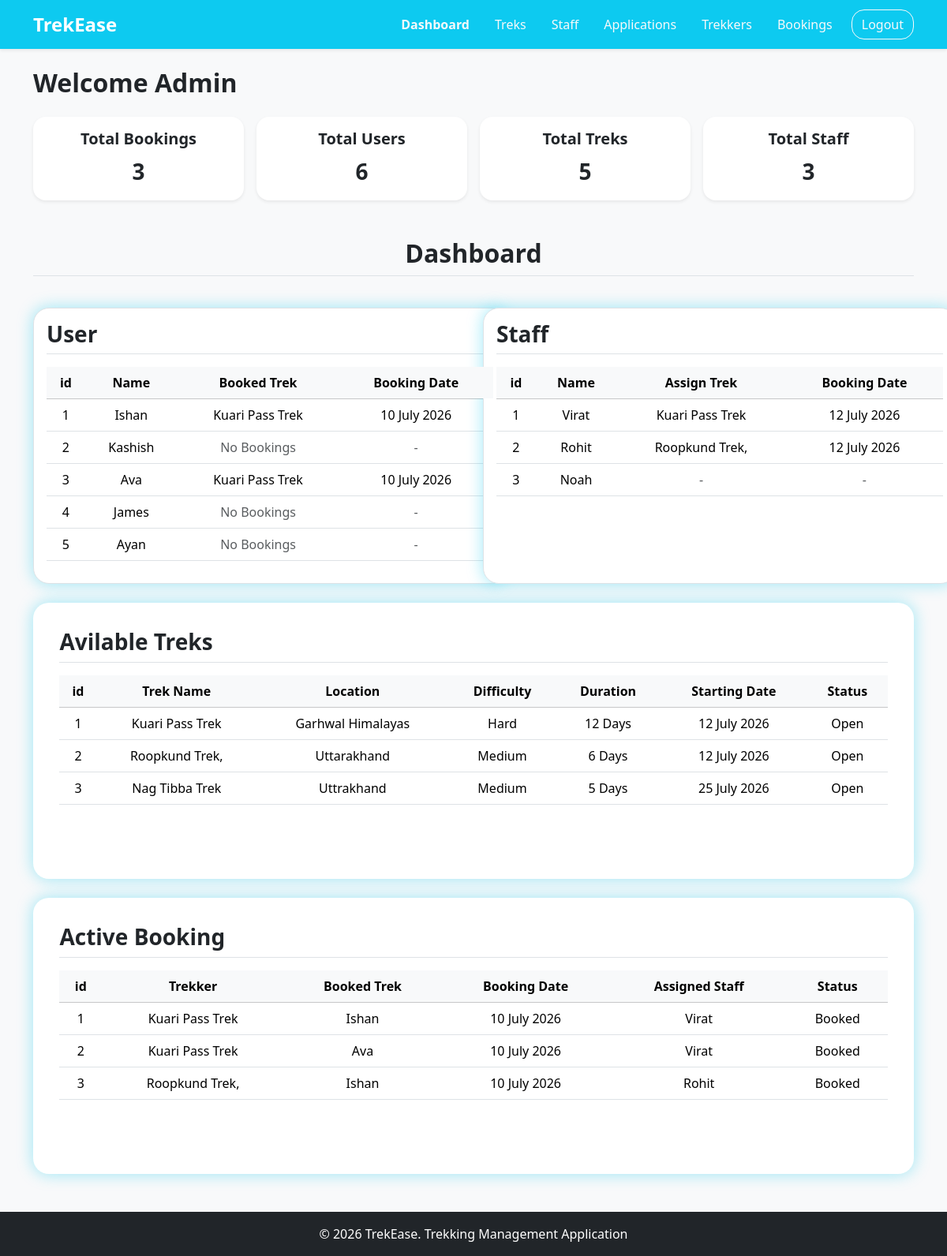
Before: /admin_dashboard with the older database file.
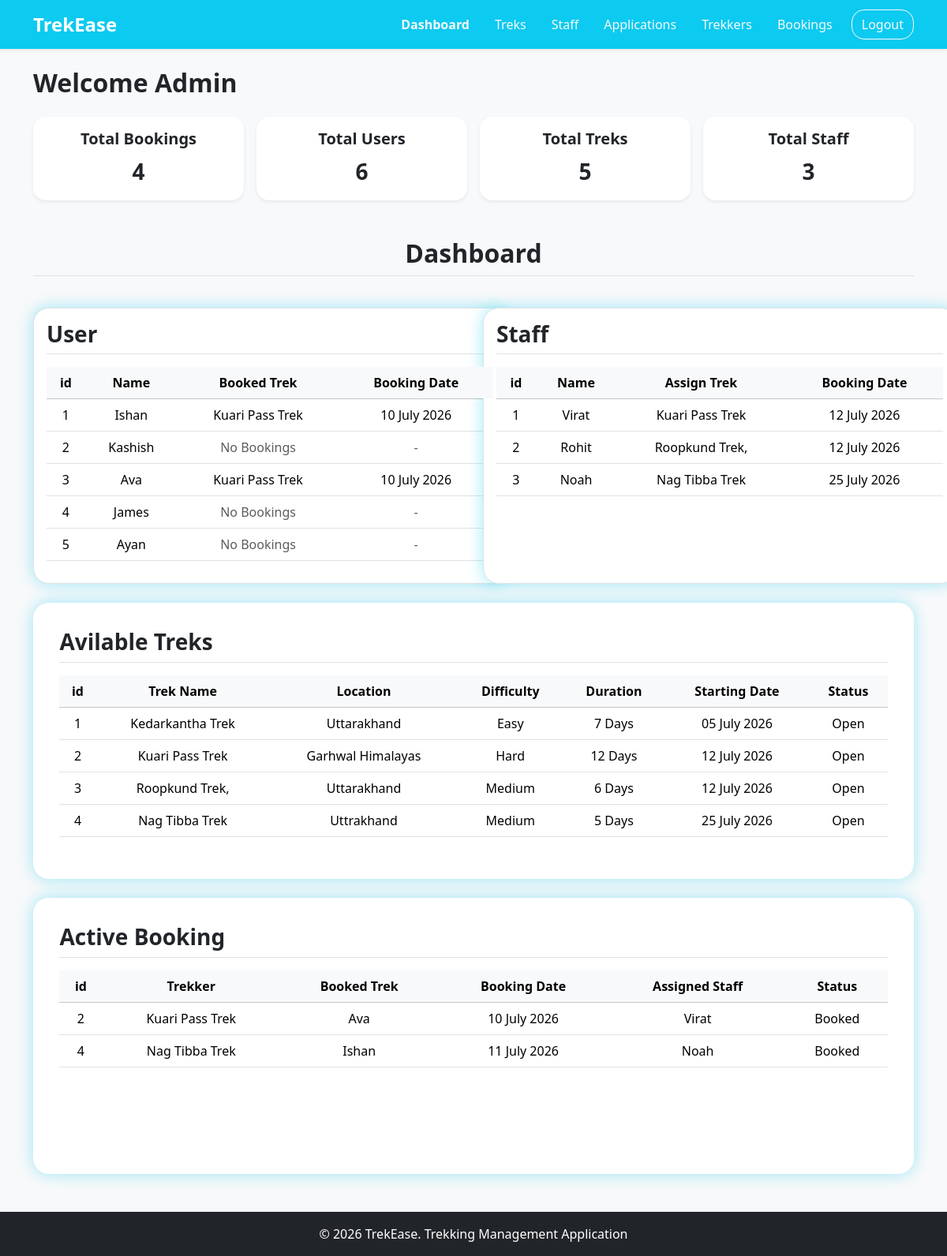
After: the same page with the newer database file.
### application/models.py (models this page shows)
class User(db.Model):
    __tablename__ = "user"
    id = db.Column(db.Integer(), primary_key=True)
    username = db.Column(db.String(30), unique=True, nullable=False)
    name = db.Column(db.String(30), nullable=False)
    email = db.Column(db.String(80), unique=True, nullable=False)
    password = db.Column(db.String, nullable=False)
    phone_no = db.Column(db.String(10), unique=True)
    status = db.Column(db.String, default="Active")
    role = db.Column(db.String, default="user", nullable=True)
    created_at = db.Column(db.Date, default=date.today)
    bookings = db.relationship("Booking", backref="user")
    assigned_trek = db.relationship("Trek", backref="staff")

class Trek(db.Model):
    __tablename__ = "trek"
    id = db.Column(db.Integer(), primary_key=True)
    trek_name = db.Column(db.String(30), unique=True, nullable=False)
    location = db.Column(db.String(), nullable=False)
    difficulty = db.Column(db.String(), nullable=False)
    duration = db.Column(db.Integer(), nullable=False)
    available_slots = db.Column(db.Integer(), nullable=False)
    staff_id = db.Column(db.Integer(), db.ForeignKey("user.id"))
    status = db.Column(db.String(), default="Open", nullable=False)
    start_date = db.Column(db.Date, nullable=False)
    end_date = db.Column(db.Date, nullable=False)
    description = db.Column(db.Text)
    image = db.Column(db.String(), nullable=False)
    created_at = db.Column(db.Date, default=date.today, nullable=False)
    bookings = db.relationship("Booking", backref="trek")

class Booking(db.Model):
    __tablename__ = "booking"
    id = db.Column(db.Integer, primary_key=True)
    trek_id = db.Column(db.Integer, db.ForeignKey("trek.id"))
    user_id = db.Column(db.Integer, db.ForeignKey("user.id"))
    status = db.Column(db.String(), default="Booked")
    booking_date = db.Column(db.Date, default=date.today)

### application/controllers.py (the view)
@app.route("/admin_dashboard")
def admin_dashboard():
    admin = User.query.get(1)
    trek_count = Trek.query.count()
    user_count = User.query.filter_by(role='user').count()
    staff_count = User.query.filter(User.role=='staff', User.status=='Active').count()
    booking_count = Booking.query.count()
    active_staff = User.query.filter(User.role=='staff', User.status=='Active')
    trekkers = User.query.filter_by(role='user')
    active_bookings = Booking.query.filter_by(status="Booked").all()
    treks = Trek.query.filter_by(status="Open")
    return render_template("/admin/admin_dashboard.html", user=admin, trek_count=trek_count, user_count=user_count,
                            staff_count=staff_count, booking_count=booking_count, active_staff=active_staff,
                            trekkers=trekkers, treks=treks, active_bookings=active_bookings)

### templates/admin/admin_dashboard.html (shortened to what the changed rows need)
<!DOCTYPE html>
<html lang="en">
<head>
    <link href="https://cdn.jsdelivr.net/npm/bootstrap@5.3.2/dist/css/bootstrap.min.css" rel="stylesheet">
    <link rel="stylesheet" href="/static/style.css">
</head>
<body class="d-flex flex-column min-vh-100 bg-light">
    <div class="container flex-grow-1 my-4">
        <div class="mb-4">
            <h2 class="fw-bold text-dark">Welcome {{user.name}}</h2>
        </div>
        <div class="text-center row g-3 mb-5">
            <div class="col-md-3 col-sm-6">
                <div class="card h-100 rounded-4 shadow-sm border-0">
                    <div class="card-body">
                        <h5 class="card-title fw-bold ">Total Bookings</h5>
                        <p class="card-text text-dark fs-3 fw-semibold mb-0">{{booking_count}}</p>
                    </div>
                </div>
            </div>
        </div>
        <h2 class="text-center fw-semibold mb-3 border-bottom pb-2">Dashboard</h2>
        <br>
        <div class="row g-4 mb-4">
            <div class="col-lg-6">
                <div class="admin-tables bg-white border p-3">
                    <div class="table-responsive no-scrollbar" style="max-height: 250px; overflow-y: auto;">
                        <table class="table table-hover align-middle text-nowrap mb-0">
                            <thead class="table-light text-center sticky-top">
                                <tr>
                                    <th scope="col">id</th>
                                    <th scope="col">Name</th>
                                    <th scope="col">Booked Trek</th>
                                    <th scope="col">Booking Date</th>
                                </tr>
                            </thead>
                            <tbody class="text-center">
                                {% for user in trekkers %}
                                <tr>
                                    <td>{{loop.index}}</td>
                                    <td>{{user.name}}</td>
                                    <td>
                                        {% if user.bookings %}
                                        {{ user.bookings[0].trek.trek_name }}
                                        {% else %}
                                        <span class="text-muted">No Bookings</span>
                                        {% endif %}
                                    </td>
                                    <td>
                                        {% if user.bookings %}
                                        {{ user.bookings[0].booking_date.strftime("%d %B %Y") }}
                                        {% else %}
                                        <span class="text-muted">-</span>
                                        {% endif %}
                                    </td>
                                </tr>
                                {% endfor %}
                            </tbody>
                        </table>
                    </div>
                </div>
            </div>
            <div class="col-lg-6">
                <div class="admin-tables bg-white border p-3 ">
                    <div class="table-responsive no-scrollbar" style="max-height: 250px; overflow-y: auto;">
                        <table class="table table-hover align-middle mb-0">
                            <thead class="text-center table-light sticky-top">
                                <tr>
                                    <th scope="col">id</th>
                                    <th scope="col">Name</th>
                                    <th scope="col">Assign Trek</th>
                                    <th scope="col">Booking Date</th>
                                </tr>
                            <tbody class="text-center">
                                {% for staff in active_staff %}
                                <tr>
                                    <td>{{ loop.index }}</td>
                                    <td>{{ staff.name }}</td>
                                    <td>
                                        {% if staff.assigned_trek %}
                                        {{ staff.assigned_trek[0].trek_name }}
                                        {% else %}
                                        <span class="text-muted">-</span>
                                        {% endif %}
                                    </td>
                                    <td>
                                        {% if staff.assigned_trek %}
                                        {{staff.assigned_trek[0].start_date.strftime("%d %B %Y")}}
                                        {% else %}
                                        <span class="text-muted">-</span>
                                        {% endif %}
                                    </td>
                                </tr>
                                {% endfor %}
                            </tbody>
                        </table>
                    </div>
                </div>
            </div>
        </div>
        <div class="admin-tables mb-4">
            <div class="table-responsive no-scrollbar" style="max-height: 250px; overflow-y: auto;">
                <table class="table table-hover align-middle mb-0">
                    <thead class="text-center table-light sticky-top">
                        <tr>
                            <th scope="col">id</th>
                            <th scope="col">Trek Name</th>
                            <th scope="col">Location</th>
                            <th scope="col">Difficulty</th>
                            <th scope="col">Duration</th>
                            <th scope="col">Starting Date</th>
                            <th scope="col">Status</th>
                        </tr>
                    </thead>
                    <tbody class="text-center">
                        {% for trek in treks %}
                        <tr>
                            <td>{{loop.index}}</td>
                            <td>{{trek.trek_name}}</td>
                            <td>{{trek.location}}</td>
                            <td>{{trek.difficulty}}</td>
                            <td>{{trek.duration}} Days</td>
                            <td>{{trek.start_date.strftime("%d %B %Y")}}</td>
                            <td>{{trek.status}}</td>
                        </tr>
                        {% endfor %}
                    </tbody>
                </table>
            </div>
        </div>
        <div class="admin-tables">
            <div class="table-responsive no-scrollbar" style="max-height: 250px; overflow-y: auto;">
                <table class="table table-hover align-middle">
                    <thead class="text-center table-light sticky-top">
                        <tr>
                            <th scope="col">id</th>
                            <th scope="col">Trekker</th>
                            <th scope="col">Booked Trek</th>
                            <th scope="col">Booking Date</th>
                            <th scope="col">Assigned Staff</th>
                            <th scope="col">Status</th>
                        </tr>
                    </thead>
                    <tbody class="text-center">
                        {% for book in active_bookings %}
                        <tr>
                            <td>{{book.id}}</td>
                            <td>{{book.trek.trek_name}}</td>
                            <td>{{book.user.name}}</td>
                            <td>{{book.booking_date.strftime("%d %B %Y")}}</td>
                            <td>{{book.trek.staff.name if (book.trek and book.trek.staff) else 'Unassigned'}}</td>
                            <td>{{book.status}}</td>
                        </tr>
                        {% endfor %}
                    </tbody>
                </table>
            </div>
        </div>
    </div>
    <br>
</body>
</html>

Changed rows visible on the page:
no longer on this page (row edited): Booking: id "1", trek.trek_name "Kuari Pass Trek", user.name "Ishan", booking_date "10 July 2026", trek.staff "Virat", status "Booked"
no longer on this page (row edited): Booking: id "3", trek.trek_name "Roopkund Trek,", user.name "Ishan", booking_date "10 July 2026", trek.staff "Rohit", status "Booked"
shown differently, row unchanged: User "Noah": trek_name (not shown) → "Nag Tibba Trek"; start_date (not shown) → "25 July 2026"; no longer shows "- -"
now on this page (row edited): Trek: trek_name "Kedarkantha Trek", location "Uttarakhand", difficulty "Easy", duration "7", start_date "05 July 2026", status "Open"
added Booking: id "4", trek.trek_name "Nag Tibba Trek", user.name "Ishan", booking_date "11 July 2026", trek.staff "Noah", status "Booked"
Other visible differences:
{{ booking_count }}: "3" → "4"
